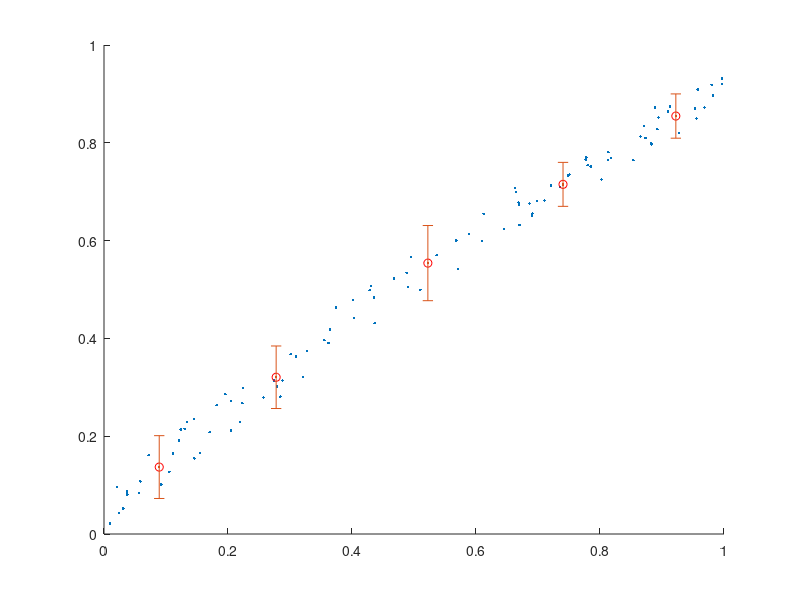

Here is the MATLAB script that generated this plot: (Note: this script raises an error after producing the figure.)
function [x_mean,y_mean,x_dev,y_dev] = computeAverageValues(x,y,npoints)
    nargin
    plot_resultant_data = 'no';
    
    switch nargin                                                           % This switch controls initial conditions.
        case 0                                                              % If no inputs are specified, assumes the
            text_l1 = 'Warning! No inputs were specified.\n';               % user wants to demo the function and 
            text_l2 = 'Running demo mode using random data.\n';             % randomly generates and outputs data.
            fprintf([text_l1,text_l2]);
            x = rand(1,100);
            y = sin(x) + rand(1,100)*.1;
            npoints = 20;
            plot_resultant_data = 'yes';
        case 1                                                              % If a single input is specified:
            if length(x) < 3                                                % Throws an error if the length of the input
                warntext = 'Insufficient number of data points.';           % array is less than 3... Mean and standard
                warn(warntext);                                             % deviation have little meaning in this case.
            else
                text_l1 = 'Warning! y and n are unspecified.\n';            % Assumes that the data is on a line of 
                text_l2 = 'Assuming y-array is equally-spaced along x.\n';  % equally-spaced data points. Averages data 
                text_l3 = 'Averaging over every three points.\n';           % over every three (3) data points.
                fprintf([text_l1,text_l2,text_l3]);
                y = ones(1,length(x));
                npoints = round(length(x)/5);
            end
        case 2   
            if length(x) < 3                                                % Throws an error if the length of the input
                warntext = 'Insufficient number of data points.';           % array is less than 3. Mean and standard
                warn(warntext);                                             % deviation have little meaning in this case.
            else
                % If x and y are input, but not the number
                text_l1 = 'Warning! n-points were not specified.\n';        % of points about which to take the average, 
                text_l2 = 'Averaging over every three points.\n';           % will average over every 3 data points. 
                fprintf([text_l1,text_l2]);
                npoints = round(length(x)/3);
            end
    end

    [x,indx] = sort(x);                                                     % sort x data
    y = y(indx);                                                            % sort y data consistent with x

    i_sort_head = 1:npoints:length(x);                                      % Stores the indices for the start and stop 
    i_sort_tail = npoints:npoints:length(x);                                % of averaging over the input data array(s).

    if numel(i_sort_head) > numel(i_sort_tail)                              % Guarantee that final sorting index
        i_sort_tail(end+1) = length(x);                                     % corresponds to highest index of the
    end                                                                     % input data array.

    x_mean = zeros(1,length(i_sort_tail));                                  % Preallocate x-mean array,
    y_mean = zeros(1,length(i_sort_tail));                                  % y-mean array,
    x_dev = zeros(1,length(i_sort_tail));                                   % x-standard deviation and
    y_dev = zeros(1,length(i_sort_tail));                                   % y-standard deviation arrays
    
    for i = 1:length(i_sort_tail)                                           % Iterate through all head/tail index pairs.
        if i_sort_tail(i) > length(x)                                       % This "if" statement should never be true;
            x_mean(i) = mean(x(i_sort_head(i):end));                        % But if so, guarantees that final index is 
            y_mean(i) = mean(y(i_sort_head(i):end))/sqrt();                        % the last data point in x.
            x_dev(i) = std(x(i_sort_head(i):end),1);
            x_dev(i) = x_dev(i)/sqrt(numel(x_dev(i)));
            y_dev(i) = std(y(i_sort_head(i):end),1);
            y_dev(i) = y_dev(i)/sqrt(numel(y_dev(i)));
        else                                                                % This condition should always hold;
            x_mean(i) = mean(x(i_sort_head(i):i_sort_tail(i)));             % Averages x and y data over interval given
            y_mean(i) = mean(y(i_sort_head(i):i_sort_tail(i)));             % by the head/tail index pairs. 
            x_dev(i) = std(x(i_sort_head(i):i_sort_tail(i)),1);               % Also computes the standard deviation of
            x_dev(i) = x_dev(i)/sqrt(numel(x_dev(i)));
            y_dev(i) = std(y(i_sort_head(i):i_sort_tail(i)),1);               % x and y over this range.
            y_dev(i) = y_dev(i)/sqrt(numel(y_dev(i)));
        end
    end
    
    switch plot_resultant_data                                              % This switch controls the output of plots.
        case {'Yes','YES','yes'}
            figure                                                          
            hold on
            plot(x,y,'.')                                                   % Plots the original data as dots ("."),
            plot(x_mean,y_mean,'ro')                                        % the average values as circles ("o"),
            errorbar(x_mean,y_mean,y_dev,'.')                               % vertical error bars and
            herrorbar(x_mean,y_mean,x_dev,'.')                              % horizontal error bars on the same axes.
            hold off
    end
    
end